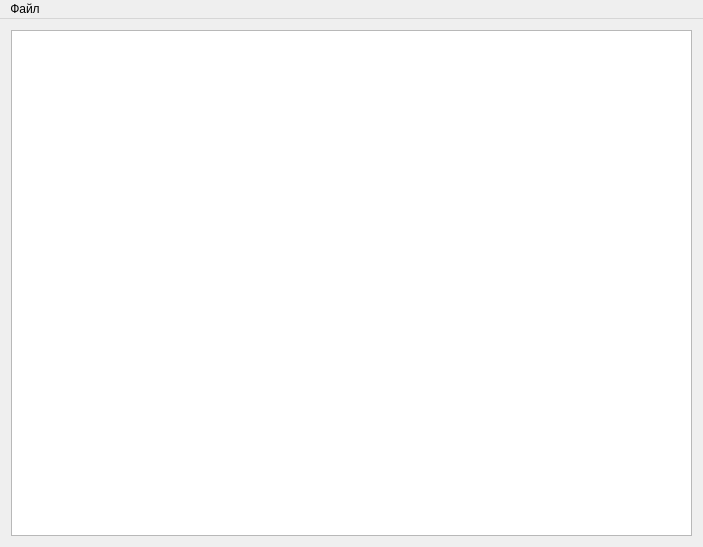
<?xml version="1.0" encoding="UTF-8"?>
<ui version="4.0">
 <class>MainWindow</class>
 <widget class="QMainWindow" name="MainWindow">
  <property name="geometry">
   <rect>
    <x>0</x>
    <y>0</y>
    <width>703</width>
    <height>547</height>
   </rect>
  </property>
  <property name="windowTitle">
   <string>MainWindow</string>
  </property>
  <widget class="QWidget" name="centralWidget">
   <layout class="QGridLayout" name="gridLayout">
    <item row="0" column="0">
     <widget class="QTableView" name="tableView"/>
    </item>
   </layout>
  </widget>
  <widget class="QMenuBar" name="menuBar">
   <property name="geometry">
    <rect>
     <x>0</x>
     <y>0</y>
     <width>703</width>
     <height>22</height>
    </rect>
   </property>
   <widget class="QMenu" name="menu">
    <property name="title">
     <string>Файл</string>
    </property>
    <addaction name="action_new"/>
    <addaction name="action_open"/>
    <addaction name="action_save"/>
    <addaction name="separator"/>
    <addaction name="action_quit"/>
   </widget>
   <addaction name="menu"/>
  </widget>
  <action name="action_open">
   <property name="text">
    <string>Открыть</string>
   </property>
  </action>
  <action name="action_save">
   <property name="enabled">
    <bool>false</bool>
   </property>
   <property name="text">
    <string>Сохранить</string>
   </property>
  </action>
  <action name="action_quit">
   <property name="text">
    <string>Выход</string>
   </property>
  </action>
  <action name="action_new">
   <property name="enabled">
    <bool>false</bool>
   </property>
   <property name="text">
    <string>Создать</string>
   </property>
  </action>
 </widget>
 <layoutdefault spacing="6" margin="11"/>
 <resources/>
 <connections>
  <connection>
   <sender>action_new</sender>
   <signal>triggered()</signal>
   <receiver>MainWindow</receiver>
   <slot>newFile()</slot>
   <hints>
    <hint type="sourcelabel">
     <x>-1</x>
     <y>-1</y>
    </hint>
    <hint type="destinationlabel">
     <x>199</x>
     <y>149</y>
    </hint>
   </hints>
  </connection>
  <connection>
   <sender>action_open</sender>
   <signal>triggered()</signal>
   <receiver>MainWindow</receiver>
   <slot>openFile()</slot>
   <hints>
    <hint type="sourcelabel">
     <x>-1</x>
     <y>-1</y>
    </hint>
    <hint type="destinationlabel">
     <x>199</x>
     <y>149</y>
    </hint>
   </hints>
  </connection>
  <connection>
   <sender>action_save</sender>
   <signal>triggered()</signal>
   <receiver>MainWindow</receiver>
   <slot>saveFile()</slot>
   <hints>
    <hint type="sourcelabel">
     <x>-1</x>
     <y>-1</y>
    </hint>
    <hint type="destinationlabel">
     <x>199</x>
     <y>149</y>
    </hint>
   </hints>
  </connection>
  <connection>
   <sender>action_quit</sender>
   <signal>triggered()</signal>
   <receiver>MainWindow</receiver>
   <slot>close()</slot>
   <hints>
    <hint type="sourcelabel">
     <x>-1</x>
     <y>-1</y>
    </hint>
    <hint type="destinationlabel">
     <x>199</x>
     <y>149</y>
    </hint>
   </hints>
  </connection>
 </connections>
 <slots>
  <slot>newFile()</slot>
  <slot>openFile()</slot>
  <slot>saveFile()</slot>
 </slots>
</ui>
